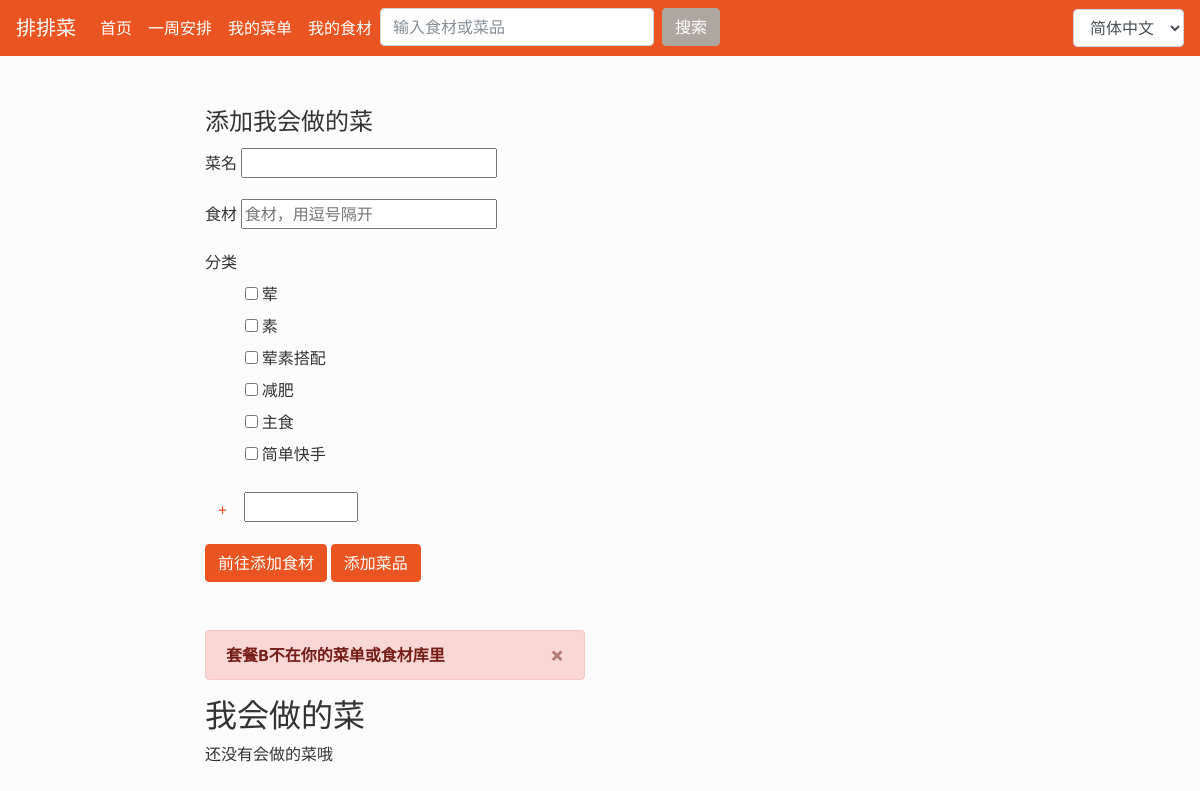
Page /detail/套餐B (signed in) on the earlier database version.
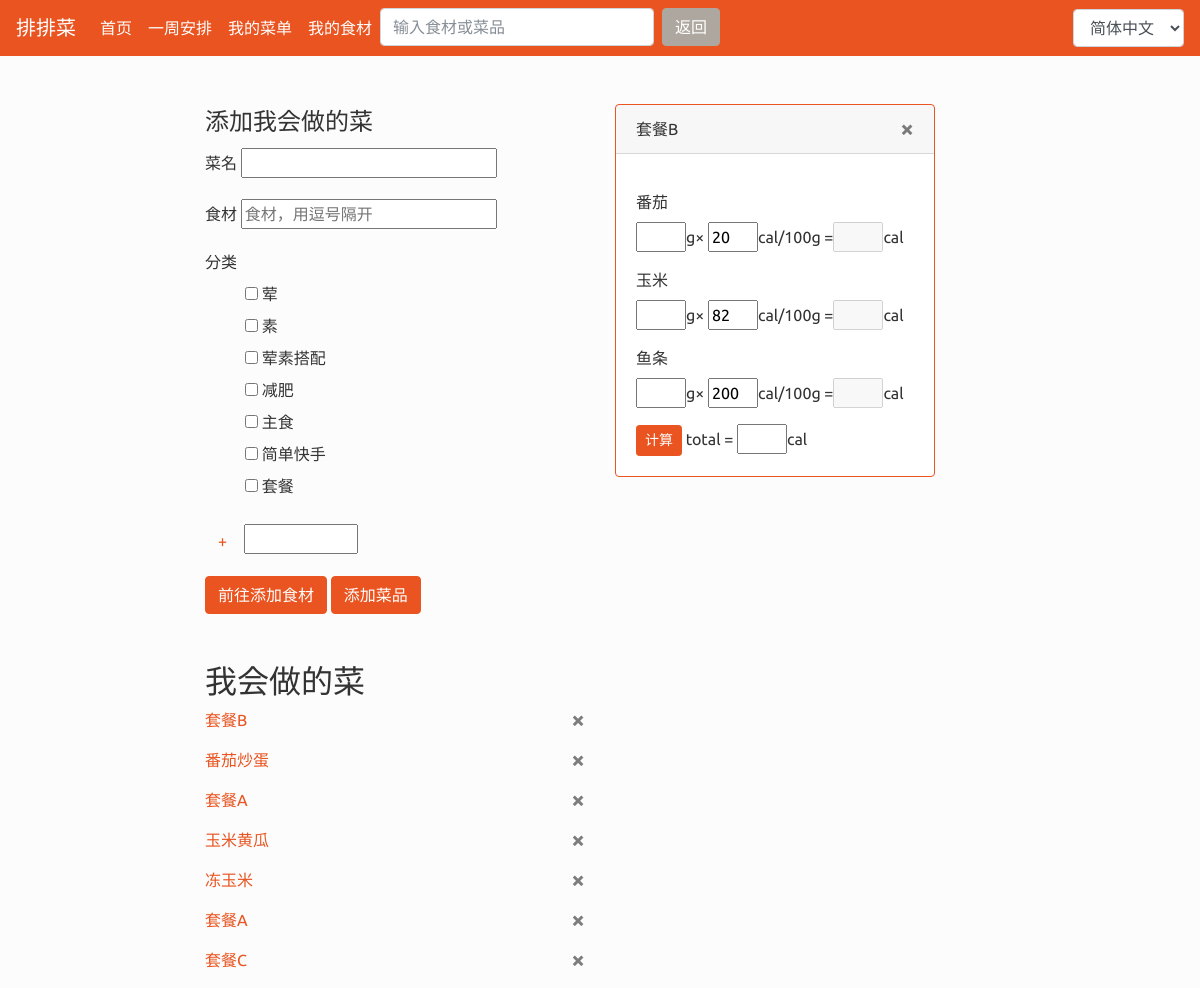
Same page on the later database version.
### AutoGener/models.py (models this page shows, shortened)
class CanDo(models.Model):
    userid = models.IntegerField()
    name = models.CharField(max_length=100)
    type = models.ManyToManyField(DishType)
    ingre = models.ManyToManyField(CanGet, blank=True)

class CanGet(models.Model):
    userid = models.IntegerField()
    name = models.CharField(max_length=10)
    cal = models.PositiveIntegerField(blank=True, null=True)

### AutoGener/views.py (the view)
# urls.py: path('detail/<name>', views.get_dish_detail, name='dish_detail'),
@login_required
def get_dish_detail(request, name, search=False):
    form = DishForm(user=request.user)
    message = ''
    canDolist = CanDo.objects.filter(userid=request.user.id)
    cangetlist = CanGet.objects.filter(userid=request.user.id)
    realted_dish = []
    ingre_list = []
    dish = CanDo()
    try:
        dish = canDolist.get(name=name)
        if dish not in show_dishes:
            show_dishes.append(dish)
        realted_dish = [dish]
        ingre_list = dish.ingre.all()
        for ingre in ingre_list:
            realted_dish += ingre.cando_set.filter(~Q(name=name)).all()
    except ObjectDoesNotExist:
        try:
            ingre = cangetlist.get(name=name)
            realted_dish = ingre.cando_set.all()
        except ObjectDoesNotExist:
            message = "%s不在你的菜单或食材库里" % name
    if not search:
        context = {'canDolist': realted_dish, 'form': form, 'message': message, 'ingre_list': ingre_list, 'dish': dish,
                'show_dishes': show_dishes}
    else:
        context = {'canDolist': realted_dish, 'form': form, 'message': message, 'ingre_list': ingre_list, 'dish': dish,
                   'show_dishes': show_dishes}
    return render(request, 'AutoGener/dishform.html', context)

### AutoGener/forms.py
class DishForm(forms.ModelForm):
    name = forms.CharField(max_length=10)
    def __init__(self, *args, **kwargs):
        self.user = kwargs.pop('user')
        super(DishForm, self).__init__(*args, **kwargs)
        self.fields['type'] = forms.ModelMultipleChoiceField(
                widget=forms.CheckboxSelectMultiple, queryset=DishType.objects.filter(userid=self.user.id))
    class Meta:
        model = CanDo
        fields = ['name', 'type']

### AutoGener/models.py (called while the page is built)
    def __str__(self):
        return self.name

### templates/AutoGener/dishform.html (shortened to what this page needs)
{% extends 'base.html' %}
{% load i18n %}
{% block main %}
<div>
<form action="/dish/" method="post">
  <fieldset>
    <legend>{% trans "添加我会做的菜" %}</legend>
    <div class="form-group">
      <label for="exampleInputPassword1">{% trans "菜名" %}</label>
      {{ form.name }}
    </div>
    <div class="form-group">
      <label for="exampleInputEmail1">{% trans "食材" %}</label>
      <form role="search" method="post" id="searchform" action="">
        <input type="text" name="dish_ingredient" placeholder="食材，用逗号隔开">
      </form>
    </div>
    <div class="form-group" id="type_list">
      <label for="exampleInputPassword1">{% trans "分类" %}</label>
      {{ form.type }}
      <form method="get" action="addtype/">
        <button type="submit" class="btn btn-link">+</button>
        <input type="text" name="new_type" style="width: 30%">
      </form>
    </div>
    <a class="btn btn-primary" target="_blank" href="{% url 'AutoGener:ingredient' %}" >{% trans "前往添加食材" %}</a>
    <button type="submit" class="btn btn-primary">{% trans "添加菜品" %}</button>
  </fieldset>
</form>
</div>
<br>
<br>
<div id="alertBlock">
  {% if message %}
  <div class="alert alert-dismissible alert-danger">
    <button type="button" class="close" data-dismiss="alert" id="closeButton">&times;</button>
    <strong>{{ message }}</strong>
  </div>
  {% endif %}
</div>
<div >
  <h2>{% trans "我会做的菜" %}</h2>
  {% for dish in canDolist %}
    <p> <a href="{% url 'AutoGener:dish_detail' dish.name%}">{{ dish.name }}</a>
    <a class="close" href="{% url 'AutoGener:dish_delete' dish.name %}" >&times;</a>
    </p>
  {% empty %}
    <div><p>{% trans "还没有会做的菜哦" %}</p></div>
  {% endfor %}
    </div>
{% endblock %}
{% block side %}
{% for dish in show_dishes %}
<div class="card border-primary mb-3" style="max-width: 20rem;">
  <div class="card-header">{{ dish.name }}
    <a class="close" href="{% url 'AutoGener:dish_list_remove' dish.name %}" >&times;</a>
  </div>
  <div class="card-body">
    <p class="card-text">
          {% for ingre in dish.ingre.all %}
      <div class="form-group">
          <label>{{ ingre.name }} </label>
            <form action="" method="post">
              <input id="{{ dish.name }}{{ forloop.counter }}_weight"  min="0"  style="width: 18%"/>g&times;
              <input id="{{ dish.name }}{{ forloop.counter }}_data" value="{{ ingre.cal }}" style="width: 18%">cal/100g
              =<input class="{{ dish.name }}_cal_result" id="{{ dish.name }}{{ forloop.counter }}_each" style="width: 18%" disabled=""/>cal
            </form>
      </div>
   {% endfor %}
  <button id="{{ dish.name }}" onClick="reply_click(this.id)" class="btn btn-primary btn-sm">{% trans "计算" %}</button>
  total = <input id="{{ dish.name }}_cal" style="width: 18%" />cal
  </div>
</div>
{% endfor %}
{% endblock%}

Differences in the rows shown:
added CanDo: name "套餐B"
now on this page (row unchanged): CanDo: name "番茄炒蛋", shown under "我会做的菜"
added CanDo: name "套餐A", shown under "我会做的菜"
now on this page (row unchanged): CanDo: name "玉米黄瓜", shown under "我会做的菜"
now on this page (row unchanged): CanDo: name "冻玉米", shown under "我会做的菜"
added CanDo: name "套餐C", shown under "我会做的菜"
now on this page (row unchanged): CanGet: name "番茄", cal "20"
now on this page (row edited): CanGet: name "玉米", cal "82"
added CanGet: name "鱼条", cal "200"
Other differences:
form field type: "☐ ☐ ☐ ☐ ☐ ☐" → "☐ ☐ ☐ ☐ ☐ ☐ ☐"
{{ message }}: "套餐B不在你的菜单或食材库里" → (not shown)
text no longer shown: "荤 素 荤素搭配 减肥 主食 简单快手 搜索 × 还没有会做的菜哦"
text now shown: "返回 荤 素 荤素搭配 减肥 主食 简单快手 套餐"
